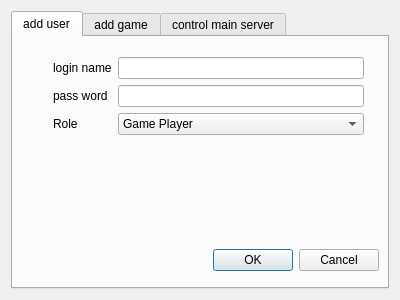
<?xml version="1.0" encoding="UTF-8"?>
<ui version="4.0">
 <class>JWidgetAdmin</class>
 <widget class="QWidget" name="JWidgetAdmin">
  <property name="geometry">
   <rect>
    <x>0</x>
    <y>0</y>
    <width>400</width>
    <height>300</height>
   </rect>
  </property>
  <property name="windowTitle">
   <string>Admin</string>
  </property>
  <layout class="QVBoxLayout" name="verticalLayout">
   <item>
    <widget class="QTabWidget" name="tabWidget">
     <property name="currentIndex">
      <number>0</number>
     </property>
     <widget class="QWidget" name="tab_adduser">
      <attribute name="title">
       <string>add user</string>
      </attribute>
      <widget class="QWidget" name="formLayoutWidget">
       <property name="geometry">
        <rect>
         <x>40</x>
         <y>20</y>
         <width>311</width>
         <height>111</height>
        </rect>
       </property>
       <layout class="QFormLayout" name="formLayout">
        <item row="0" column="0">
         <widget class="QLabel" name="lab_loginname">
          <property name="text">
           <string>login name</string>
          </property>
         </widget>
        </item>
        <item row="1" column="0">
         <widget class="QLabel" name="lab_password">
          <property name="text">
           <string>pass word</string>
          </property>
         </widget>
        </item>
        <item row="2" column="0">
         <widget class="QLabel" name="lab_role">
          <property name="text">
           <string>Role</string>
          </property>
         </widget>
        </item>
        <item row="0" column="1">
         <widget class="QLineEdit" name="edt_loginname"/>
        </item>
        <item row="1" column="1">
         <widget class="QLineEdit" name="edt_password"/>
        </item>
        <item row="2" column="1">
         <widget class="QComboBox" name="cb_role">
          <item>
           <property name="text">
            <string>Game Player</string>
           </property>
          </item>
          <item>
           <property name="text">
            <string>Game Designer</string>
           </property>
          </item>
          <item>
           <property name="text">
            <string>Game Server Runner</string>
           </property>
          </item>
          <item>
           <property name="text">
            <string>Admin</string>
           </property>
          </item>
          <item>
           <property name="text">
            <string>Root</string>
           </property>
          </item>
         </widget>
        </item>
       </layout>
      </widget>
      <widget class="QLabel" name="lab_msg">
       <property name="geometry">
        <rect>
         <x>40</x>
         <y>140</y>
         <width>311</width>
         <height>51</height>
        </rect>
       </property>
       <property name="text">
        <string/>
       </property>
       <property name="alignment">
        <set>Qt::AlignLeading|Qt::AlignLeft|Qt::AlignTop</set>
       </property>
       <property name="wordWrap">
        <bool>true</bool>
       </property>
      </widget>
      <widget class="QDialogButtonBox" name="buttonBox">
       <property name="geometry">
        <rect>
         <x>190</x>
         <y>210</y>
         <width>176</width>
         <height>27</height>
        </rect>
       </property>
       <property name="standardButtons">
        <set>QDialogButtonBox::Cancel|QDialogButtonBox::Ok</set>
       </property>
      </widget>
     </widget>
     <widget class="QWidget" name="tab_addgame">
      <attribute name="title">
       <string>add game</string>
      </attribute>
     </widget>
     <widget class="QWidget" name="tab_mainserver">
      <attribute name="title">
       <string>control main server</string>
      </attribute>
      <widget class="QPushButton" name="btn_shutdown_mainserver">
       <property name="geometry">
        <rect>
         <x>40</x>
         <y>50</y>
         <width>181</width>
         <height>27</height>
        </rect>
       </property>
       <property name="text">
        <string>shutdown mainserver</string>
       </property>
      </widget>
      <widget class="QPushButton" name="btn_restart_mainserver">
       <property name="geometry">
        <rect>
         <x>40</x>
         <y>100</y>
         <width>181</width>
         <height>27</height>
        </rect>
       </property>
       <property name="text">
        <string>restart mainserver</string>
       </property>
      </widget>
      <widget class="QLabel" name="label">
       <property name="geometry">
        <rect>
         <x>50</x>
         <y>140</y>
         <width>291</width>
         <height>61</height>
        </rect>
       </property>
       <property name="text">
        <string/>
       </property>
       <property name="alignment">
        <set>Qt::AlignLeading|Qt::AlignLeft|Qt::AlignTop</set>
       </property>
       <property name="wordWrap">
        <bool>true</bool>
       </property>
      </widget>
     </widget>
    </widget>
   </item>
  </layout>
 </widget>
 <resources/>
 <connections/>
</ui>
